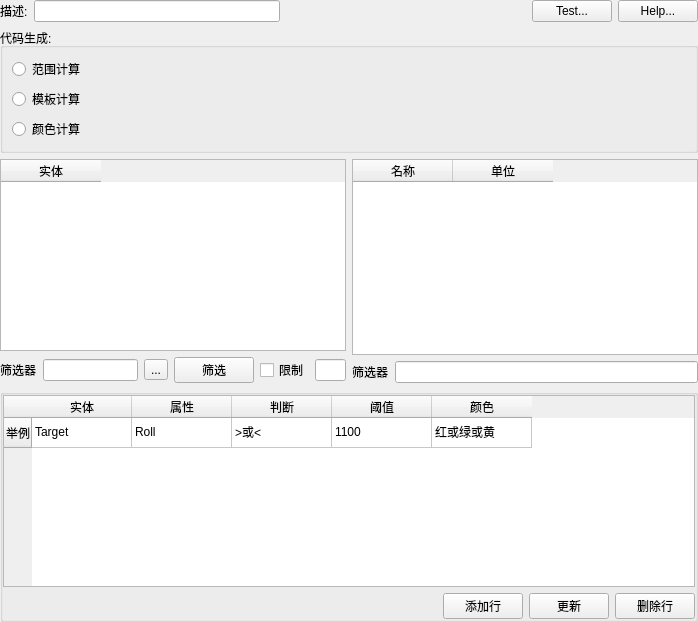
     <widget class="QWidget" name="page_17">
      <layout class="QVBoxLayout" name="verticalLayout_36">
       <property name="leftMargin">
        <number>0</number>
       </property>
       <property name="topMargin">
        <number>0</number>
       </property>
       <property name="rightMargin">
        <number>0</number>
       </property>
       <property name="bottomMargin">
        <number>0</number>
       </property>
       <item>
        <layout class="QHBoxLayout" name="horizontalLayout_35">
         <item>
          <widget class="QLabel" name="label_17">
           <property name="text">
            <string>描述:</string>
           </property>
          </widget>
         </item>
         <item>
          <widget class="QLineEdit" name="lineEdit_9"/>
         </item>
         <item>
          <spacer name="horizontalSpacer_21">
           <property name="orientation">
            <enum>Qt::Horizontal</enum>
           </property>
           <property name="sizeHint" stdset="0">
            <size>
             <width>40</width>
             <height>20</height>
            </size>
           </property>
          </spacer>
         </item>
         <item>
          <widget class="QPushButton" name="pushButton">
           <property name="text">
            <string>Test...</string>
           </property>
          </widget>
         </item>
         <item>
          <widget class="QPushButton" name="pushButton_2">
           <property name="text">
            <string>Help...</string>
           </property>
          </widget>
         </item>
        </layout>
       </item>
       <item>
        <widget class="QGroupBox" name="groupBox_7">
         <property name="title">
          <string>代码生成:</string>
         </property>
         <layout class="QVBoxLayout" name="verticalLayout_13">
          <item>
           <widget class="QRadioButton" name="radioButton_lightParameter">
            <property name="text">
             <string>范围计算</string>
            </property>
           </widget>
          </item>
          <item>
           <widget class="QRadioButton" name="radioButton_13">
            <property name="text">
             <string>模板计算</string>
            </property>
           </widget>
          </item>
          <item>
           <widget class="QRadioButton" name="radioButton_14">
            <property name="text">
             <string>颜色计算</string>
            </property>
           </widget>
          </item>
         </layout>
        </widget>
       </item>
       <item>
        <layout class="QHBoxLayout" name="horizontalLayout_38" stretch="1,1">
         <item>
          <layout class="QVBoxLayout" name="verticalLayout_14">
           <item>
            <widget class="QTableWidget" name="tableWidget_lightEntity">
             <column>
              <property name="text">
               <string>实体</string>
              </property>
             </column>
            </widget>
           </item>
           <item>
            <layout class="QHBoxLayout" name="horizontalLayout_37" stretch="1,3,1,1,1,1">
             <item>
              <widget class="QLabel" name="label_18">
               <property name="text">
                <string>筛选器</string>
               </property>
              </widget>
             </item>
             <item>
              <widget class="QLineEdit" name="lineEdit_10"/>
             </item>
             <item>
              <widget class="QToolButton" name="toolButton_5">
               <property name="text">
                <string>...</string>
               </property>
              </widget>
             </item>
             <item>
              <widget class="QPushButton" name="pushButton_3">
               <property name="text">
                <string>筛选</string>
               </property>
              </widget>
             </item>
             <item>
              <widget class="QCheckBox" name="checkBox">
               <property name="text">
                <string>限制</string>
               </property>
              </widget>
             </item>
             <item>
              <widget class="QLineEdit" name="lineEdit_11"/>
             </item>
            </layout>
           </item>
          </layout>
         </item>
         <item>
          <layout class="QVBoxLayout" name="verticalLayout_15">
           <item>
            <widget class="QTableWidget" name="tableWidget_lightNameUnits">
             <column>
              <property name="text">
               <string>名称</string>
              </property>
             </column>
             <column>
              <property name="text">
               <string>单位</string>
              </property>
             </column>
            </widget>
           </item>
           <item>
            <layout class="QHBoxLayout" name="horizontalLayout_36">
             <item>
              <widget class="QLabel" name="label_19">
               <property name="text">
                <string>筛选器</string>
               </property>
              </widget>
             </item>
             <item>
              <widget class="QLineEdit" name="lineEdit_12"/>
             </item>
            </layout>
           </item>
          </layout>
         </item>
        </layout>
       </item>
       <item>
        <widget class="QGroupBox" name="groupBox_8">
         <property name="title">
          <string/>
         </property>
         <layout class="QVBoxLayout" name="verticalLayout_35">
          <property name="leftMargin">
           <number>0</number>
          </property>
          <property name="topMargin">
           <number>0</number>
          </property>
          <property name="rightMargin">
           <number>0</number>
          </property>
          <property name="bottomMargin">
           <number>0</number>
          </property>
          <item>
           <widget class="QTableWidget" name="tableWidget_LightSet">
            <row>
             <property name="text">
              <string>举例</string>
             </property>
            </row>
            <column>
             <property name="text">
              <string>实体</string>
             </property>
            </column>
            <column>
             <property name="text">
              <string>属性</string>
             </property>
            </column>
            <column>
             <property name="text">
              <string>判断</string>
             </property>
            </column>
            <column>
             <property name="text">
              <string>阈值</string>
             </property>
            </column>
            <column>
             <property name="text">
              <string>颜色</string>
             </property>
            </column>
            <item row="0" column="0">
             <property name="text">
              <string>Target</string>
             </property>
            </item>
            <item row="0" column="1">
             <property name="text">
              <string>Roll</string>
             </property>
            </item>
            <item row="0" column="2">
             <property name="text">
              <string>&gt;或&lt;</string>
             </property>
            </item>
            <item row="0" column="3">
             <property name="text">
              <string>1100</string>
             </property>
            </item>
            <item row="0" column="4">
             <property name="text">
              <string>红或绿或黄</string>
             </property>
            </item>
           </widget>
          </item>
          <item>
           <layout class="QHBoxLayout" name="horizontalLayout_39">
            <item>
             <spacer name="horizontalSpacer_25">
              <property name="orientation">
               <enum>Qt::Horizontal</enum>
              </property>
              <property name="sizeHint" stdset="0">
               <size>
                <width>40</width>
                <height>20</height>
               </size>
              </property>
             </spacer>
            </item>
            <item>
             <widget class="QPushButton" name="pushButton_LightAdd">
              <property name="text">
               <string>添加行</string>
              </property>
             </widget>
            </item>
            <item>
             <widget class="QPushButton" name="pushButton_LightUpdate">
              <property name="text">
               <string>更新</string>
              </property>
             </widget>
            </item>
            <item>
             <widget class="QPushButton" name="pushButton_LightDelete">
              <property name="text">
               <string>删除行</string>
              </property>
             </widget>
            </item>
           </layout>
          </item>
         </layout>
        </widget>
       </item>
      </layout>
     </widget>
